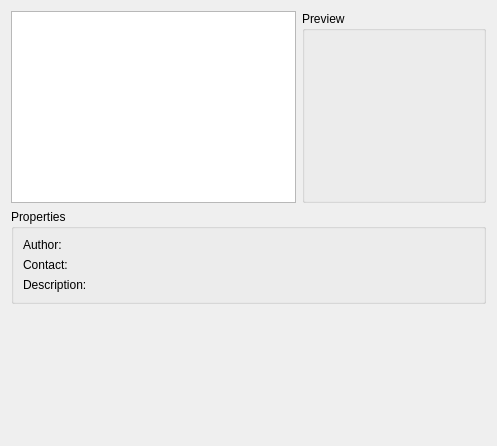
<ui version="4.0" >
 <class>KMahjonggBackgroundSelector</class>
 <widget class="QWidget" name="KMahjonggBackgroundSelector" >
  <property name="geometry" >
   <rect>
    <x>0</x>
    <y>0</y>
    <width>497</width>
    <height>446</height>
   </rect>
  </property>
  <property name="maximumSize" >
   <size>
    <width>800</width>
    <height>600</height>
   </size>
  </property>
  <layout class="QVBoxLayout" >
   <item>
    <layout class="QHBoxLayout" >
     <item>
      <widget class="QListWidget" name="backgroundList" >
       <property name="minimumSize" >
        <size>
         <width>120</width>
         <height>0</height>
        </size>
       </property>
      </widget>
     </item>
     <item>
      <widget class="QGroupBox" name="groupBox_2" >
       <property name="title" >
        <string>Preview</string>
       </property>
       <layout class="QVBoxLayout" >
        <item>
         <widget class="QLabel" name="backgroundPreview" >
          <property name="sizePolicy" >
           <sizepolicy>
            <hsizetype>5</hsizetype>
            <vsizetype>5</vsizetype>
            <horstretch>0</horstretch>
            <verstretch>0</verstretch>
           </sizepolicy>
          </property>
          <property name="minimumSize" >
           <size>
            <width>160</width>
            <height>120</height>
           </size>
          </property>
         </widget>
        </item>
       </layout>
      </widget>
     </item>
    </layout>
   </item>
   <item>
    <widget class="QGroupBox" name="groupBox" >
     <property name="title" >
      <string>Properties</string>
     </property>
     <layout class="QFormLayout" name="formLayout">
      <item row="0" column="0">
       <widget class="QLabel" name="labelAuthor" >
        <property name="text" >
         <string>Author:</string>
        </property>
       </widget>
      </item>
      <item row="0" column="1">
       <widget class="QLabel" name="backgroundAuthor"/>
      </item>
      <item row="1" column="0">
       <widget class="QLabel" name="labelContact" >
        <property name="text" >
         <string>Contact:</string>
        </property>
       </widget>
      </item>
      <item row="1" column="1">
       <widget class="QLabel" name="backgroundContact"/>
      </item>
      <item row="2" column="0">
       <widget class="QLabel" name="labelDescription" >
        <property name="text" >
         <string>Description:</string>
        </property>
       </widget>
      </item>
      <item row="2" column="1">
       <widget class="QLabel" name="backgroundDescription"/>
      </item>
     </layout>
    </widget>
   </item>
   <item>
    <widget class="QLineEdit" name="kcfg_Background" >
     <property name="enabled" >
      <bool>false</bool>
     </property>
     <property name="frame" >
      <bool>false</bool>
     </property>
     <property name="readOnly" >
      <bool>false</bool>
     </property>
    </widget>
   </item>
   <item>
    <spacer>
     <property name="orientation" >
      <enum>Qt::Vertical</enum>
     </property>
     <property name="sizeHint" >
      <size>
       <width>20</width>
       <height>40</height>
      </size>
     </property>
    </spacer>
   </item>
  </layout>
 </widget>
 <resources/>
 <connections/>
</ui>
